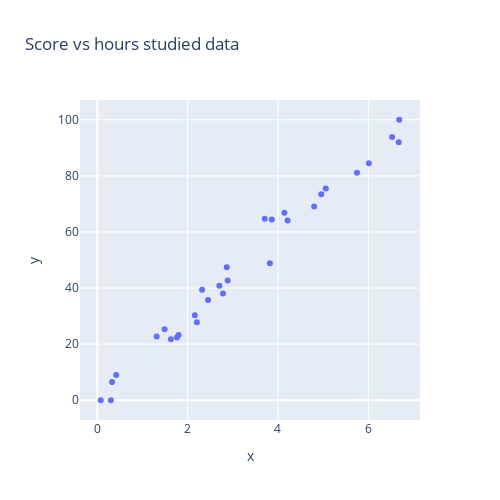

Write notebook code for a chart like this one.
### Code cell
np.random.seed(67)

num_of_students = 30

x = np.random.uniform(0, 7, (num_of_students))
noise = np.random.randn(num_of_students) * 5
y = np.clip(15 * x + noise, 0, 100)

px.scatter(x=x, y=y, width=500, height=500, title="Score vs hours studied data")

### Figure 1 — Plotly figure (JSON) as saved in the notebook; plotly's stock layout.template omitted (floating-point values rounded to 4 significant figures)
{"data": [{"hovertemplate": "x=%{x}<br>y=%{y}<extra></extra>", "legendgroup": "", "marker": {"color": "#636efa", "symbol": "circle"}, "mode": "markers", "name": "", "orientation": "v", "showlegend": false, "type": "scatter", "x": [3.821, 6.012, 4.801, 2.321, 0.42, 2.704, 1.492, 6.528, 5.06, 0.3283, 5.749, 4.143, 1.765, 2.206, 1.315, 2.452, 1.801, 0.0778, 2.867, 2.886, 0.3023, 6.685, 2.784, 3.708, 1.63, 2.16, 3.864, 4.959, 6.674, 4.213], "xaxis": "x", "y": [48.82, 84.45, 69.1, 39.35, 8.972, 40.82, 25.29, 93.87, 75.47, 6.482, 81.08, 66.87, 22.34, 27.77, 22.75, 35.75, 23.23, 0.0, 47.38, 42.72, 0.0, 100.0, 38.09, 64.74, 21.73, 30.26, 64.45, 73.45, 91.98, 64.06], "yaxis": "y"}], "layout": {"height": 500, "legend": {"tracegroupgap": 0}, "title": {"text": "Score vs hours studied data"}, "width": 500, "xaxis": {"anchor": "y", "domain": [0, 1], "title": {"text": "x"}}, "yaxis": {"anchor": "x", "domain": [0, 1], "title": {"text": "y"}}}}
